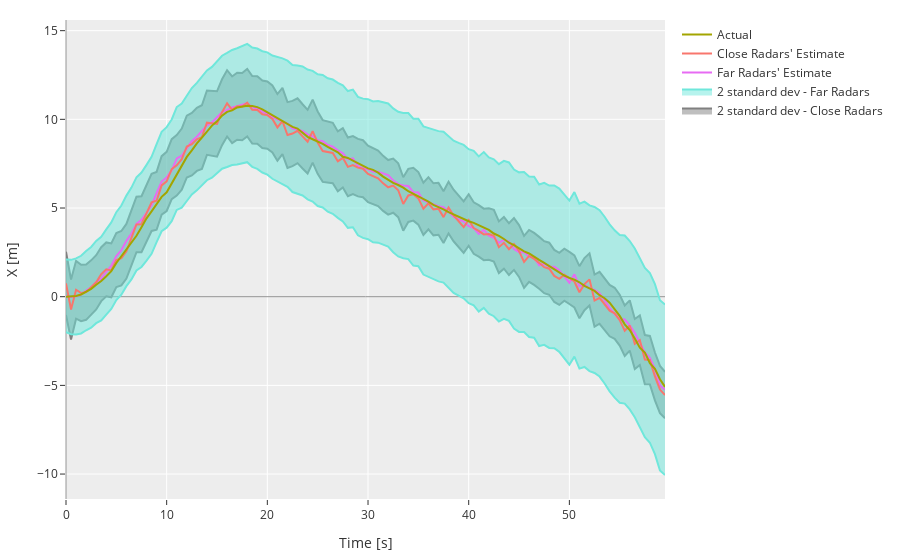

Notebook code for this chart:
### Code cell
fig = go.Figure()


fig.add_trace(
    go.Scatter(
        x=t,
        y=[x + std for x, std in zip(x_k_k_close, x_std_close)],
        # fill='tonexty',
        line_color='grey',
        showlegend=False
    )
)

fig.add_trace(
    go.Scatter(
        x=t,
        y=[x - std for x, std in zip(x_k_k_close, x_std_close)],
        # fill='',
        fill='tonexty',
        line_color='grey',
        name="2 standard dev - Close Radars"
    )
)


fig.add_trace(
    go.Scatter(
        x=t,
        y=[x + std for x, std in zip(x_k_k_far, x_std_far)],
        # fill='tonexty',
        line_color='rgb(111, 231, 219)',
        showlegend=False
    )
)

fig.add_trace(
    go.Scatter(
        x=t,
        y=[x - std for x, std in zip(x_k_k_far, x_std_far)],
        # fill='',
        fill='tonexty',
        line_color='rgb(111, 231, 219)',
        name="2 standard dev - Far Radars"
    )
)


fig.add_trace(
    go.Scatter(
        x=t,
        y=x_k_k_far,
        name="Far Radars' Estimate"
    )
)

fig.add_trace(
    go.Scatter(
        x=t,
        y=x_k_k_close,
        name="Close Radars' Estimate"
    )
)

fig.add_trace(
    go.Scatter(
        x=t,
        y=x_act,
        name="Actual"
    )
)

fig.update_layout(
    margin=dict(l=20, r=20, b=20, t=20),
    # height=600, width=600,
    # yaxis=dict(scaleanchor="x", scaleratio=1),
    xaxis_zeroline=True,
    yaxis_zeroline=True,
    xaxis_zerolinecolor='#969696',
    yaxis_zerolinecolor='#969696',
    yaxis_title="X [m]",
    xaxis_title="Time [s]"
    # xaxis_range=[-25, 25],
    # yaxis_range=[-25, 25],
)
